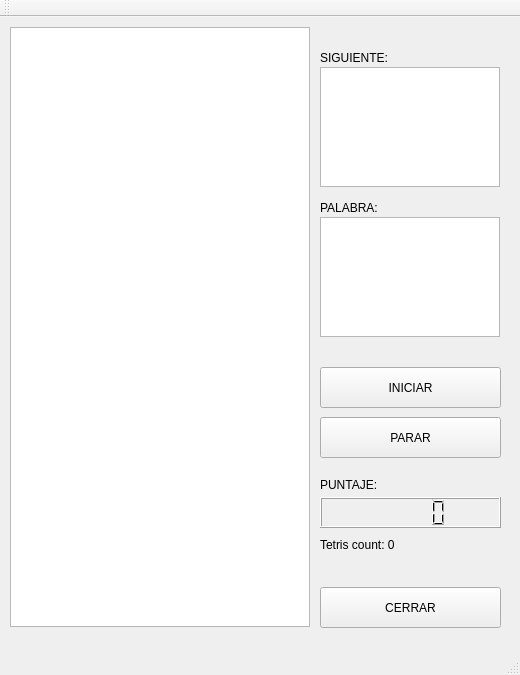
<?xml version="1.0" encoding="UTF-8"?>
<ui version="4.0">
 <class>MainWindow</class>
 <widget class="QMainWindow" name="MainWindow">
  <property name="geometry">
   <rect>
    <x>0</x>
    <y>0</y>
    <width>520</width>
    <height>675</height>
   </rect>
  </property>
  <property name="windowTitle">
   <string>MainWindow</string>
  </property>
  <widget class="QWidget" name="centralWidget">
   <widget class="QGraphicsView" name="graphicsView">
    <property name="geometry">
     <rect>
      <x>10</x>
      <y>10</y>
      <width>300</width>
      <height>600</height>
     </rect>
    </property>
   </widget>
   <widget class="QGraphicsView" name="nextView">
    <property name="geometry">
     <rect>
      <x>320</x>
      <y>50</y>
      <width>180</width>
      <height>120</height>
     </rect>
    </property>
   </widget>
   <widget class="QGraphicsView" name="holdView">
    <property name="geometry">
     <rect>
      <x>320</x>
      <y>200</y>
      <width>180</width>
      <height>120</height>
     </rect>
    </property>
    <property name="viewportUpdateMode">
     <enum>QGraphicsView::FullViewportUpdate</enum>
    </property>
   </widget>
   <widget class="QLabel" name="label">
    <property name="geometry">
     <rect>
      <x>320</x>
      <y>30</y>
      <width>81</width>
      <height>21</height>
     </rect>
    </property>
    <property name="text">
     <string>SIGUIENTE:</string>
    </property>
   </widget>
   <widget class="QLabel" name="label_2">
    <property name="geometry">
     <rect>
      <x>320</x>
      <y>180</y>
      <width>81</width>
      <height>21</height>
     </rect>
    </property>
    <property name="text">
     <string>PALABRA:</string>
    </property>
   </widget>
   <widget class="QPushButton" name="startButton">
    <property name="geometry">
     <rect>
      <x>320</x>
      <y>350</y>
      <width>181</width>
      <height>41</height>
     </rect>
    </property>
    <property name="text">
     <string>INICIAR</string>
    </property>
   </widget>
   <widget class="QPushButton" name="stopButton">
    <property name="geometry">
     <rect>
      <x>320</x>
      <y>400</y>
      <width>181</width>
      <height>41</height>
     </rect>
    </property>
    <property name="text">
     <string>PARAR</string>
    </property>
   </widget>
   <widget class="QPushButton" name="closeButton">
    <property name="geometry">
     <rect>
      <x>320</x>
      <y>570</y>
      <width>181</width>
      <height>41</height>
     </rect>
    </property>
    <property name="text">
     <string>CERRAR</string>
    </property>
   </widget>
   <widget class="QLabel" name="label_3">
    <property name="geometry">
     <rect>
      <x>320</x>
      <y>460</y>
      <width>59</width>
      <height>16</height>
     </rect>
    </property>
    <property name="text">
     <string>PUNTAJE:</string>
    </property>
   </widget>
   <widget class="QLCDNumber" name="score">
    <property name="geometry">
     <rect>
      <x>320</x>
      <y>480</y>
      <width>181</width>
      <height>31</height>
     </rect>
    </property>
   </widget>
   <widget class="QLabel" name="tetrisCount">
    <property name="geometry">
     <rect>
      <x>320</x>
      <y>520</y>
      <width>181</width>
      <height>16</height>
     </rect>
    </property>
    <property name="text">
     <string>Tetris count: 0</string>
    </property>
   </widget>
  </widget>
  <widget class="QMenuBar" name="menuBar">
   <property name="geometry">
    <rect>
     <x>0</x>
     <y>0</y>
     <width>520</width>
     <height>22</height>
    </rect>
   </property>
  </widget>
  <widget class="QToolBar" name="mainToolBar">
   <attribute name="toolBarArea">
    <enum>TopToolBarArea</enum>
   </attribute>
   <attribute name="toolBarBreak">
    <bool>false</bool>
   </attribute>
  </widget>
  <widget class="QStatusBar" name="statusBar"/>
 </widget>
 <layoutdefault spacing="6" margin="11"/>
 <resources/>
 <connections>
  <connection>
   <sender>closeButton</sender>
   <signal>clicked()</signal>
   <receiver>MainWindow</receiver>
   <slot>close()</slot>
   <hints>
    <hint type="sourcelabel">
     <x>410</x>
     <y>509</y>
    </hint>
    <hint type="destinationlabel">
     <x>349</x>
     <y>337</y>
    </hint>
   </hints>
  </connection>
 </connections>
</ui>
